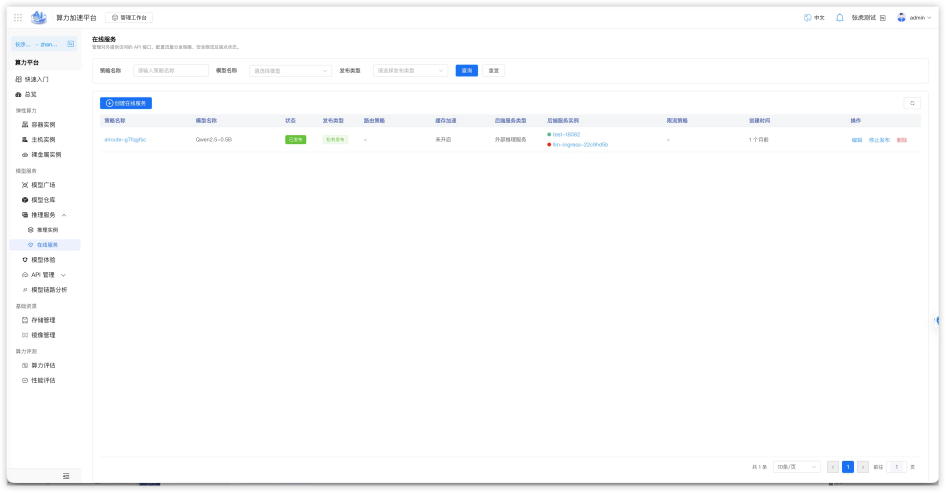
#> input picture docs/在线服务优化/assets/existing-product/01-在线服务.webp, 2836 x 1477 px, found by its file name (shown at 1/3 size)
$ python measure3.py
#> lines starting #> are read from the running program, lines starting #| are printed output that depends on the picture
from PIL import Image
src = Image.open('docs/在线服务优化/assets/existing-product/01-在线服务.webp').convert('RGB')
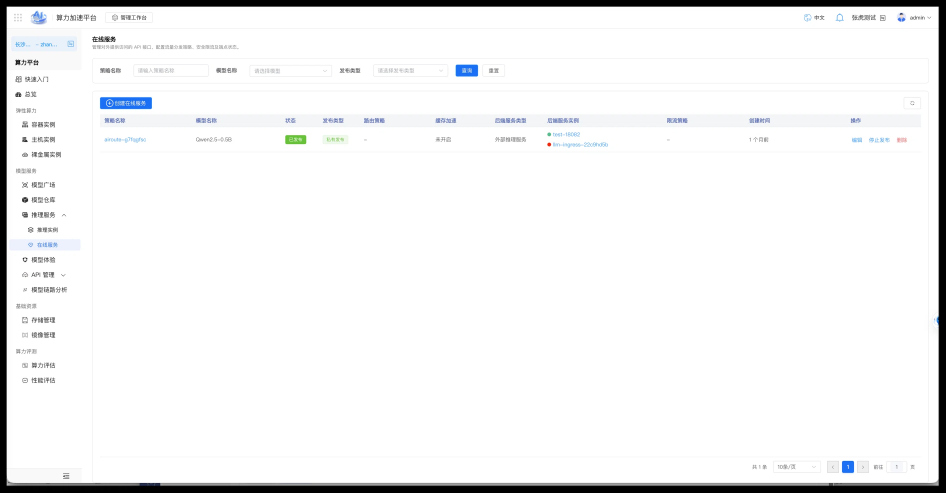
#> src: PIL image 2836x1477 RGB (shown at 1/3 size); mean R, G, B 241.7, 242, 242.5
mine = Image.open('.tmp/shot-final2.png').convert('RGB')
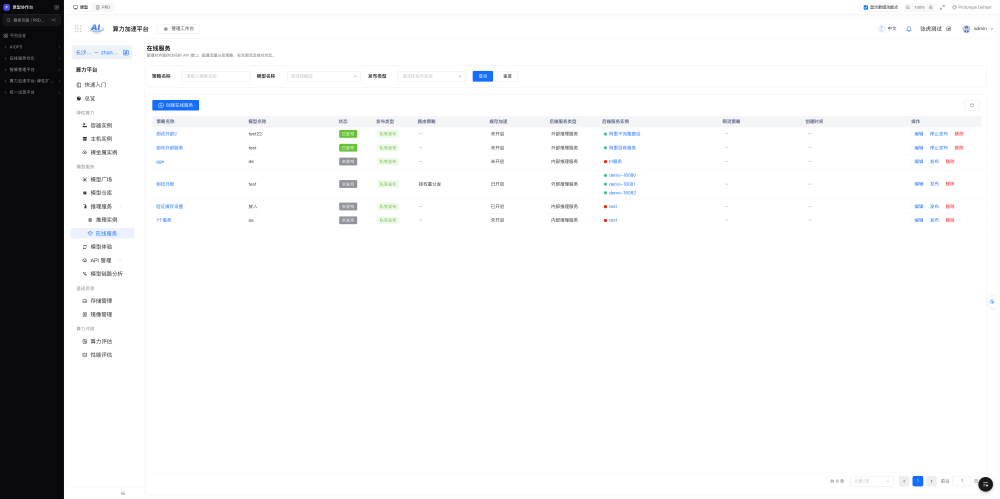
#> input picture .tmp/shot-final2.png, 2999 x 1495 px, found by its file name (shown at 1/3 size)
#> mine is the input picture: PIL image 2999x1495 RGB; mean R, G, B 237, 237.3, 237.9
sp = src.load(); mp = mine.load()
SO=(20,20); MO=(204,57)

def box(px, o, x0,y0,x1,y1, thr=160):
    minx=miny=10**9; maxx=maxy=-1; n=0
    for y in range(y0,y1):
        for x in range(x0,x1):
            r,g,b = px[o[0]+x, o[1]+y]
            if (r+g+b)/3 < thr:
                n+=1
                if x<minx:minx=x
                if x>maxx:maxx=x
                if y<miny:miny=y
                if y>maxy:maxy=y
    if n==0: return None
    return (minx,maxx,miny,maxy,n)

def hruns(px,o,x0,y0,x1,y1,thr=160):
    res=[]
    for y in range(y0,y1):
        run=None
        for x in range(x0,x1):
            r,g,b=px[o[0]+x,o[1]+y]
            ink=(r+g+b)/3<thr
            if ink:
                if run is None: run=[x,x]
                else: run[1]=x
            else:
                if run: res.append(run); run=None
        if run: res.append(run)
    return res

def vruns(px,o,x0,y0,x1,y1,thr=160):
    res=[]
    for x in range(x0,x1):
        run=None
        for y in range(y0,y1):
            r,g,b=px[o[0]+x,o[1]+y]
            ink=(r+g+b)/3<thr
            if ink:
                if run is None: run=[y,y]
                else: run[1]=y
            else:
                if run: res.append(run); run=None
        if run: res.append(run)
    return res

def bgspan(px,o,x0,x1,y,rgb,tol=8):
    xs=[]
    for x in range(x0,x1):
        r,g,b=px[o[0]+x,o[1]+y]
        if abs(r-rgb[0])<=tol and abs(g-rgb[1])<=tol and abs(b-rgb[2])<=tol:
            xs.append(x)
    if not xs: return None
    return (xs[0],xs[-1])

# product-rel y = abs - origin; header 66 -> pill center ~92, title ~167, item1 ~218, item2 ~263, sec ~311, sub1 ~353
P = [
  ('pill-bg-src ', bgspan(sp,SO,15,250,92,(237,241,248,))),
  ('pill-bg-mine', bgspan(mp,MO,15,250,92,(237,241,248,))),
  ('pill-txt-src ', box(sp,SO,20,78,180,108,170)),
  ('pill-txt-mine', box(mp,MO,20,78,180,108,170)),
  ('pill-ico-src ', box(sp,SO,175,78,235,108,170)),
  ('pill-ico-mine', box(mp,MO,175,78,235,108,170)),
  ('title-src  ', box(sp,SO,20,150,200,186)),
  ('title-mine ', box(mp,MO,20,150,200,186)),
  ('item1-src  ', hruns(sp,SO,20,206,200,230)),
  ('item1-mine ', hruns(mp,MO,20,206,200,230)),
  ('item1v-src ', vruns(sp,SO,20,206,200,230)),
  ('item1v-mine', vruns(mp,MO,20,206,200,230)),
  ('sub1-src   ', hruns(sp,SO,20,341,220,365)),
  ('sub1-mine  ', hruns(mp,MO,20,341,220,365)),
  ('sec-src(thr200)', hruns(sp,SO,20,299,200,323,200)),
  ('sec-mine(thr200)', hruns(mp,MO,20,299,200,323,200)),
  ('tabhdr1-src ', box(sp,SO,285,325,360,357)),
  ('tabhdr1-mine', box(mp,MO,285,325,360,357)),
  ('tabhdr2-src ', box(sp,SO,380,325,540,357)),
  ('tabhdr2-mine', box(mp,MO,380,325,540,357)),
  ('dat1-src   ', box(sp,SO,275,388,425,412)),
  ('dat1-mine  ', box(mp,MO,275,388,425,412)),
  ('dat2-src   ', box(sp,SO,480,388,660,412)),
  ('dat2-mine  ', box(mp,MO,480,388,660,412)),
  ('badge-src  ', box(sp,SO,660,388,760,412,200)),
  ('badge-mine ', box(mp,MO,660,388,760,412,200)),
  ('rg-admin-src ', box(sp,SO,2640,5,2796,62)),
  ('rg-admin-mine', box(mp,MO,2640,5,2795,62)),
  ('bell-src   ', box(sp,SO,2480,10,2530,60)),
  ('bell-mine  ', box(mp,MO,2480,10,2530,60)),
]
for name,val in P:
    print(f'{name}: {val}')
#> this loop made 30 passes
#> (name, val) on passes 1, 2, 3, 4, 5, 6, 7, 8, 10, 12, 17, 18: ('pill-bg-src ', (15, 210)), ('pill-bg-mine', (15, 229)), ('pill-txt-src ', (29, 111, 106, 107, 10)), ('pill-txt-mine', (24, 179, 93, 107, 273)), ('pill-ico-src ', (184, 200, 103, 107, 17)), ('pill-ico-mine', (175, 181, 93, 107, 50)), ('title-src  ', (26, 95, 159, 175, 535)), ('title-mine ', (24, 86, 150, 159, 242)), ('item1-mine ', []), ('item1v-mine', []), ('tabhdr1-src ', (294, 355, 334, 348, 350)), ('tabhdr1-mine', (285, 325, 338, 349, 88))
#> name on passes 9, 11, 13, 14, 15, 16: 'item1-src  ', 'item1v-src ', 'sub1-src   ', 'sub1-mine  ', 'sec-src(thr200)', 'sec-mine(thr200)'
#| pill-bg-src : (15, 210)
#| pill-bg-mine: (15, 229)
#| pill-txt-src : (29, 111, 106, 107, 10)
#| pill-txt-mine: (24, 179, 93, 107, 273)
#| pill-ico-src : (184, 200, 103, 107, 17)
#| pill-ico-mine: (175, 181, 93, 107, 50)
#| title-src  : (26, 95, 159, 175, 535)
#| title-mine : (24, 86, 150, 159, 242)
#> (further printed lines are left out)
